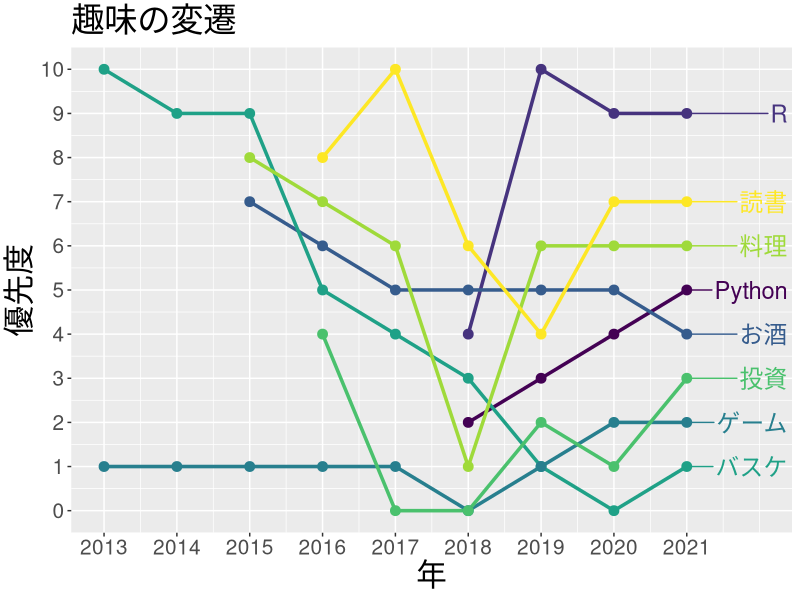

Generate this figure with R:
## ---- chunk 1
library(tidyverse)
library(ggrepel)

d <- tribble(
  ~時期,  ~year, ~読書, ~料理, ~お酒, ~バスケ, ~R, ~Python, ~ゲーム, ~投資,
   "高3",  2013,  NA,    NA,    NA,    10,      NA, NA,       1,      NA,
   "浪",   2014,  NA,    NA,    NA,    9,       NA, NA,       1,      NA,
   "B1",   2015,  NA,    8,     7,     9,       NA, NA,       1,      NA,
   "B2",   2016,  8,     7,     6,     5,       NA, NA,       1,      4,
   "B3",   2017,  10,    6,     5,     4,       NA, NA,       1,      0,
   "B4",   2018,  6,     1,     5,     3,       4,   2,        0,      0,
   "M1",   2019,  4,     6,     5,     1,       10,  3,        1,      2,
   "M2",   2020,  7,     6,     5,     0,       9,   4,        2,      1,
   "今",   2021,  7,     6,     4,     1,       9,   5,        2,      3,
)
## ---- chunk 2
d %>% select(-時期) %>%
  pivot_longer(-year, names_to = "趣味", values_to = "優先度") %>% 
  mutate(label = ifelse(year == max(year), 趣味, NA)) %>% 
  rename(年 = year) %>% 
  ggplot(aes(x = 年, y = 優先度, color = 趣味)) +
  geom_line(size = 1.2) +
  geom_point(size = 3) +
  scale_color_viridis_d(end = 1) +
  geom_text_repel(aes(label = label), size = 6, na.rm = TRUE, nudge_x = Inf, ) + 
  scale_x_continuous(breaks = c(2013, 2014, 2015, 2016, 2017, 2018, 2019, 2020, 2021),
                     limits = c(2013, 2022)) +
  scale_y_continuous(breaks = c(0, 1, 2, 3, 4, 5, 6, 7, 8, 9, 10),
                     limits = c(0, 10)) +
  labs(title = "趣味の変遷") +
  theme(
    plot.title = element_text(size = 24),
    axis.text = element_text(size = 15),
    axis.title = element_text(size = 22),
    plot.caption = element_text(size = 12),
    legend.text = element_text(size = 21),
    legend.position = "none"
  )
